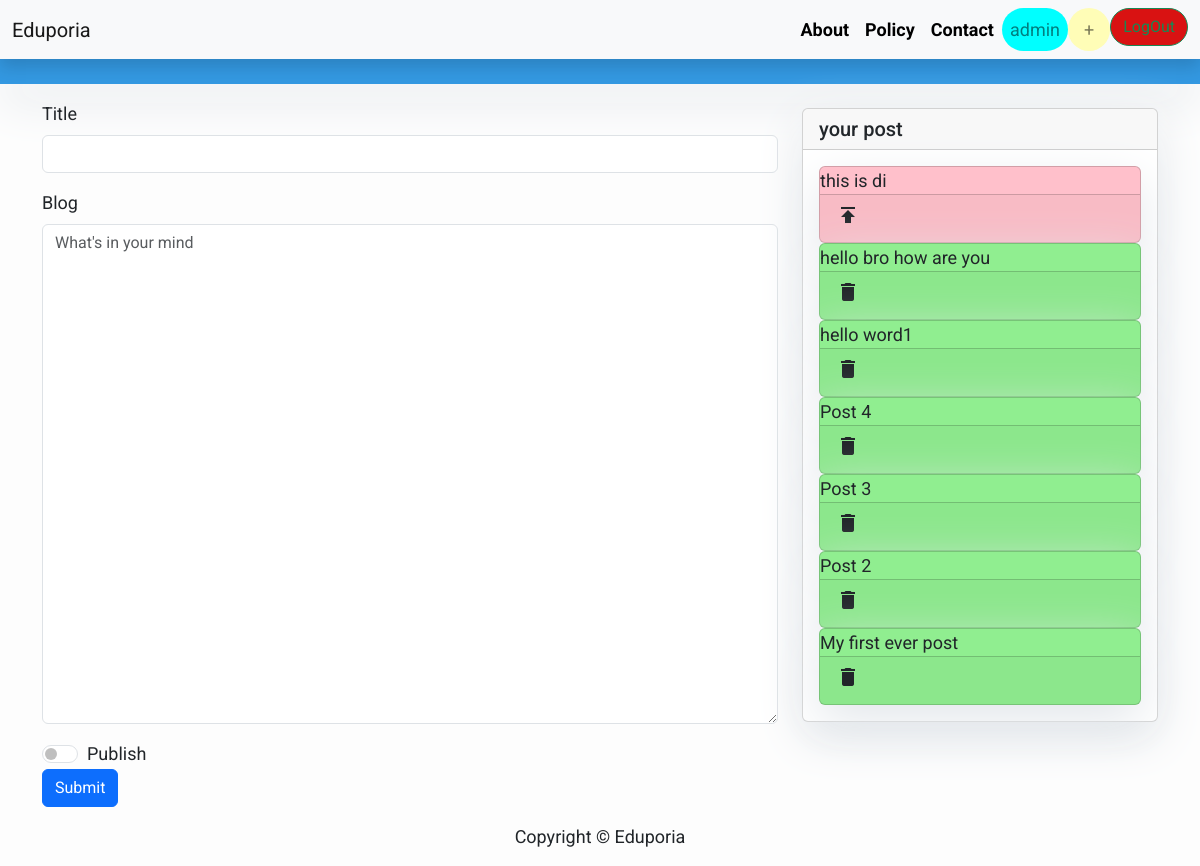
Screenshot of /postblog (signed in) with the database file from the repository.
### blog/models.py (models this page shows, shortened)
class Post(models.Model):
    title = models.CharField(max_length=200, unique=True)
    slug = models.SlugField(unique=True, blank=True, null=True)
    author = models.ForeignKey(User, on_delete= models.CASCADE,related_name='blog_posts')
    updated_on = models.DateTimeField(auto_now= True)
    content = models.TextField()
    created_on = models.DateTimeField(auto_now_add=True)
    status = models.IntegerField(choices=STATUS, default=0)
    class Meta:
        ordering = ['-created_on']

### blog/views.py (the view)
# urls.py: path('postblog', views.postblog),
@login_required(login_url='/')
def postblog(request):
    yourblog=Post.objects.filter(author=request.user)
    return render(request,"postblog.html",{"blog":yourblog})

### templates/postblog.html (shortened to what this page needs)
{% extends "base.html" %}
 {% block content %}
    <header class="masthead" >
              </header>
            <div class="container">
                <div class="row">
              <div class="col-md-8 mt-3 left">
                <form method="post" action ="/blogsubmit">
                  <div class="mb-3">
                    <label for="exampleInputEmail1" class="form-label">Title</label>
                    <input type="text" name="title" class="form-control">
                  </div>
                  <div class="mb-3">
                    <label for="exampleInputPassword1" class="form-label">Blog</label>
                    <textarea class="form-control" name="blog" placeholder="What's in your mind" id="floatingTextarea2" style="height: 500px"></textarea>
                  </div>
                  <div class="form-check form-switch">
                    <input class="form-check-input" name="status" type="checkbox" role="switch" id="flexSwitchCheckDefault">
                    <label class="form-check-label" for="flexSwitchCheckDefault">Publish</label>
                  </div>
                  <button type="submit" class="btn btn-primary">Submit</button>
                </form>
            </div>
            <div class="col-md-4 float-right ">
            <div class="card my-4">
                    <h5 class="card-header">your post</h5>
                <div class="card-body">
                    {% for x in blog %}
                    {% if x.status  %}
                    <div class="card" style="background:lightgreen">
                      {{x.title}}
                      <div class="card-footer">
                        <span class="material-icons">
                          </span>
                      </div>
                    </div>
                    {% else %}
                    <div class="card" style="background:pink">
                      {{x.title}}
                      <div class="card-footer">
                        <span class="material-icons">
                          </span>
                      </div>
                    </div>
                    {% endif %}
                    {% endfor %}
                </div>
            </div>
            </div>
            </div>
        </div>
{%endblock%}

### templates/base.html (shortened to what this page needs)
<!DOCTYPE html>
<html>
  <head>
    <link
      rel="stylesheet"
      href="https://maxcdn.bootstrapcdn.com/bootstrap/4.0.0/css/bootstrap.min.css"
    />
    <link href="https://cdn.jsdelivr.net/npm/bootstrap@5.3.1/dist/css/bootstrap.min.css" rel="stylesheet">
  </head>
  <body>
    <nav class="navbar navbar-expand-lg navbar-light bg-light shadow">
      <div class="container-fluid">
        <a class="navbar-brand" href="{% url 'home' %}" >Eduporia</a>
        <div class="collapse navbar-collapse" id="navbarResponsive">
          <ul class="navbar-nav ml-auto">
            <li class="nav-item text-black">
              <a
                class="nav-link text-black font-weight-bold"
                href="#"
                >About</a
              >
            </li>
            <li class="nav-item text-black">
              <a
                class="nav-link text-black font-weight-bold"
                href="#"
                >Policy</a
              >
            </li>
            <li class="nav-item text-black">
              <a
                class="nav-link text-black font-weight-bold"
                href="#"
                >Contact</a >
            </li>
            {% if user.is_authenticated %}
            <li class="nav-item text-black" style="background-color: aqua; border-radius: 2rem;">
              <a
                class="nav-link text-darkfont-weight-bold"
                href="#"
                > {{user.username}}</a >
              </li>
              <li class="nav-item text-black" style="background-color: rgb(255, 253, 183); border-radius: 2rem;">
                <a
                  class="nav-link text-darkfont-weight-bold px-3"
                  href="/postblog"
                  > +</a >
                </li>
              <li class="nav-item text-black" >
                <a href="/logout">
                  <button class="btn btn-outline-success"  style="background-color: rgb(217, 18, 18); border-radius: 2rem;">LogOut</button>
                </a>
              </li>
            {% endif %}
          </ul>
        </div>
      </div>
  </nav>
            {% block content %}{% endblock content %}
    <footer class="py-3 bg-grey">
              <p class="m-0 text-dark text-center ">Copyright &copy; Eduporia</p>
    </footer>
  </body>
</html>

### templates/base.html (style rules this page uses)
body { font-family: "Roboto", sans-serif; font-size: 17px; background-color: #fdfdfd; }
.shadow { box-shadow: 0 4px 2px -2px rgba(0,0,0,0.1); }
.masthead { background:#3398E1; height: auto; padding-bottom: 15px; box-shadow: 0 16px 48px #E3E7EB; padding-top: 10px; }

### templates/postblog.html (style rules this page uses)
body { font-family: "Roboto", sans-serif; font-size: 18px; background-color: #fdfdfd; }
.card { box-shadow: 0 16px 48px #E3E7EB; }

### rows the page displays
Post: title "this is di"
Post: title "hello bro how are you"
Post: title "hello word1"
Post: title "Post 4"
Post: title "Post 3"
Post: title "Post 2"
Post: title "My first ever post"

### other values shown
{{ user.username }} "admin"
